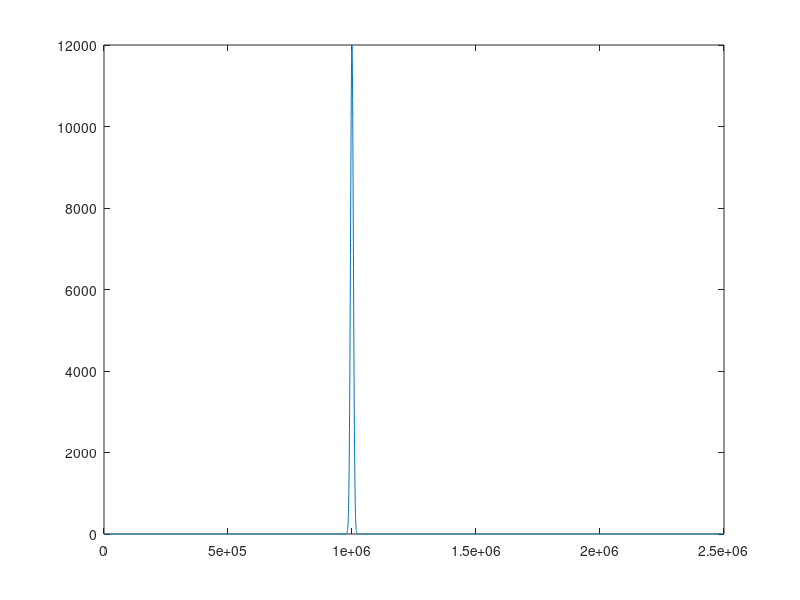

Write the MATLAB code that produced this figure. (Note: this script raises an error after producing the figure.)
deltax = 250;
x=0:deltax:1000e3;
x=0:deltax:2500e3;
f = 1e-4;
ubar = .25;
xc = floor(length(x)/2);
% xc = floor(leng
xc = x(xc);
xc = 499750+5e5;
amp = 12e3;
% amp = 6e3;

width = amp/1.5;
y = amp*exp( - ((x-xc)/width).^2);


% Try Cauchy distribution
% gamma = width;
% y =  (1./(pi*gamma* ( 1+ ( (x-xc)./gamma).^2)));
% y= y./max(y);
% y = amp.*y;

plot(x, y);
xc = 420e3;
% rampwidth=80e3;
rampwidth = 120e3;
facTau = 1/2.*(1+tanh( (x-xc)./rampwidth));
% facTau = 1;
% tau = facTau.*taumag.*ones(size(x));
tau = .1.*facTau.*ones(size(x))/1035;
tau = tau-tau(1);
% tau = .1./1035*ones(size(x));%
% tau(1:2500) = 0;

epsilon = .5;
ubarc = .5;
L = ubarc./(f*epsilon);
deltay = 500;
offsets = -amp/2:deltay:2*amp;
%Gaussian Vel profile
ubart = ubarc.*exp(-(offsets./L).^2/2);
%Linear ubart profile
% hw = 13;
% % ubart = NaN(size(offsets));
% dudnt = ubart;
% ubart(1:hw) = ubarc.*(1+(offsets(1:hw)./offsets(1)).*(ubart(1)-ubarc)./ubarc);
% ubart(hw:end) = ubarc.*(1+((offsets(hw:end)-offsets(hw))./offsets(end)).*(ubart(end)-ubarc)./ubarc);
% dudnt(1:hw) = (1./offsets(1)).*(ubart(1)-ubarc);
% dudnt(hw:end) = (1./offsets(end)).*(ubart(end)-ubarc);
% dudnt(hw) = 0;
%Allocate
u = NaN(length(offsets), length(x));
v = u; l = u; zeta = u; k = u; taus = u; taun = u; positions=u;ux=u; vx=u; 
svec = u; ubarall = u;

for i=1:length(offsets)
    disp([num2str(i),'/', num2str(length(offsets))]);
    off=offsets(i);
    pos = makeOffsetCurve(y, off, x);
    if isfinite(pos); 
    ubar = ubart(i);
    dudn = ubar.*offsets(i)./(L.^2); 
%     dudn = -dudnt(i); % LINEAR PROFILE
    out = SolveFrontEkman(x, pos, ubar, dudn, tau, f);
    
    u(i,:) = out.u;
    ux(i,:) = out.ux;
    v(i,:) = out.v;
    vx(i,:) = out.vy;
    l(i,:) = out.l;
    zeta(i,:) = out.zeta;
    k(i,:) = out.omega./ubar;
    taus(i,:) = out.taus;
    taun(i,:) = out.taun;
    positions(i,:) = pos;
    svec(i,:) = out.tangent;
    ubarall(i,:) = ubar.*ones(size(x));
    end
end

%%
xi = repmat(x, [1, length(offsets)]).';
noff = length(offsets); nx = length(x);
lvec = reshape(l, noff*nx,1);
yi = reshape(positions.', noff*nx,1);
uvec = reshape(ux.', noff*nx, 1);
vvec = reshape(vx.', noff*nx, 1);
uevec = reshape(u.', noff.*nx, 1);
vevec = reshape(v.', noff*nx,1);
svecvec = reshape(svec.', noff*nx, 1);
kvec = reshape(k.', noff*nx,1);
ubarvec = reshape(ubarall.', noff*nx, 1);
zetavec = reshape(zeta.', noff*nx, 1);

[X, Y] = meshgrid(linspace(x(1), x(end), 4000), offsets);
deltax = X(1,2) - X(1,1);
deltay = Y(2,1) - Y(1,1); %% CHECK THIS!!!!

masky = isfinite(yi);
U = griddata(xi(masky), yi(masky), uvec(masky), X, Y);
V = griddata(xi(masky), yi(masky), vvec(masky), X, Y);
SVECX = griddata(xi(masky),yi(masky), svecvec(masky), X, Y);
K = griddata(xi(masky), yi(masky), kvec(masky), X, Y);
UBAR = griddata(xi(masky), yi(masky), ubarvec(masky), X, Y);
ZETABAR = griddata(xi(masky), yi(masky), zetavec(masky), X, Y);
Ue = griddata(xi(masky), yi(masky), uevec(masky), X, Y);
Ve = griddata(xi(masky), yi(masky), vevec(masky), X, Y);

mask = ones(size(Y)); 
ytemp = interp1(x, y, X(1,:));

for i=1:length(ytemp);
    mask(Y(:,i)> ytemp(i)+amp, i) = NaN;
    mask(Y(:,i)< ytemp(i)+offsets(1), i) = NaN;
end
[Ux, Uy] = gradient(U, deltax, deltay);
[Vx, Vy] = gradient(V, deltax, deltay);

Ux = Ux.*mask; Uy = Uy.*mask; Vx=Vx.*mask; Vy=Vy.*mask;
WE = Ux + Vy; ZETABAR  = ZETABAR.*mask;

VortCart = Vx-Uy;


dvds = real(SVECX).*Vx + imag(SVECX).*Vy;
dudn = -imag(SVECX).*Ux + real(SVECX).*Uy;
uk = (real(SVECX).*U + imag(SVECX).*V).*K;
VortNat = dvds - dudn + uk;

%% CALCULATE TERMS IN BUDGET

%Along front advection of Ekman vorticity
[ZetaX, ZetaY] = gradient(VortCart, deltax, deltay);
ADV = UBAR.*( real(SVECX).*ZetaX + imag(SVECX).*ZetaY);
% ADV = ( ZetaY);
STRETCH = -(f+ZETABAR).*WE; % XX-REVISIT SIGN CONVENTION FOR UPWELLING

[ZBarX, ZBarY] = gradient(ZETABAR, deltax, deltay);
GRAD = -Ue.*( real(SVECX).*ZBarX + imag(SVECX).*ZBarY) - Ve.*(-imag(SVECX).*ZBarX + real(SVECX).*ZBarY);

%%
VI = interp2(X, Y, VortCart, x, positions(ind,:));
figure 
plot(x./xfact, VI);
%% CONFIRM VORTICITY
cl = [-1 1].*1e-7;
figure
subplot(2,1,1)
pcolor(X,Y, ADV); shading interp; colorbar;
set(gca, 'clim', cl);
    set(gca, 'xlim', [4.4e5 5.6e5]);
hold on
    plot(x, positions(ind,:))
hold off
subplot(2,1,2)
pcolor(X,Y, VortNat); shading interp; colorbar;
set(gca, 'clim', cl);
    set(gca, 'xlim', [4.4e5 5.6e5]);


%% CONTOURS
cl = [-1 1].*5e-8;

mask = ones(size(Y)); 
for i=1:length(x)
%     mask(Y(:,i)> y(i)+offsets(end)/4, i) = NaN;
%     mask(Y(:,i)< y(i)+offsets(1)/1, i) = NaN;
end
conts = linspace(cl(1), cl(end), 10);
figure
for i=1:5
    switch i
        case 1
            VAR = VortCart.*1e-4;
        case 2
            VAR = ADV;
        case 3
            VAR = STRETCH;
        case 4
            VAR = GRAD;
        case 5
            VAR = ADV-STRETCH-GRAD;
    end
   subplot(5,1,i) 
    [c, h] = contourf(X, Y, VAR.*mask, conts); shading interp
    set(h, 'edgecolor','none')
    colorbar;
    set(gca, 'clim', cl);

    set(gca, 'xlim', [4.8e5 7.8e5]);
%     set(gca, 'ylim', [offsets(1) offsets(end)]);
        hold on
    ind = 11;
    plot(x, positions(ind,:), 'k'); 
%     quiver(x, positions(ind,:), ux(ind,:), vx(ind,:), .25);
    hold off
%     axis equal
end

%%
cl = [-1 1].*1e-7;

mask = ones(size(Y)); 
for i=1:length(x)
    mask(Y(:,i)> y(i)+offsets(end)/2, i) = NaN;
    mask(Y(:,i)< y(i)+offsets(1)/1, i) = NaN;
end
conts = linspace(cl(1), cl(end), 10);

    [c, h] = contourf(X, Y, VortCart.*1e-4, conts); shading interp
    set(h, 'edgecolor','none')
    colorbar;
    set(gca, 'clim', cl);
        hold on
    ind = 9;
    plot(x, positions(ind,:), 'k'); 
    quiver(x, positions(ind,:), ux(ind,:), vx(ind,:));
    hold off
    set(gca, 'xlim', [4.4e5 6e5]);
%     set(gca, 'ylim', [offsets(1) offsets(end)]);

    axis equal


%%
% LINE PLOT VERSION
xnorm = 2*pi*ubarc./(f);
lxpos = .125;
fs = 12;
% xl = [4.24e5 8e5]+5e5;
xl = [4.25e5 8e5]+5e5;

index = find(x>xl(1), 1)-1;
indexe = find(x>xl(2), 1);
xl = [0 6];
% xl = [0 30];
xn = x./xnorm;
xn = xn - xn(index);
gap = [.02 .05]; margh = .1; margw=.1;
figure
subtightplot(3,1,1,gap, margh, margw)
ind = 13; %11 works well.
ADVI = interp2(X, Y, ADV, x, positions(ind,:));
STRETCHI = interp2(X, Y, STRETCH, x, positions(ind,:));
GRADI = interp2(X,Y, GRAD, x, positions(ind,:));

% PLOTS
rp = 6;
plot(xn, positions(ind,:)./xnorm, 'LineWidth', 2);
hold on
set(gca, 'ColorOrderIndex', 1);
q = quiver(xn(1:rp:end), positions(ind,1:rp:end)./xnorm, ux(ind,1:rp:end), vx(ind,1:rp:end));
set(q, 'ShowArrowHead', 'off');
hold off
axis equal
set(gca, 'xlim', xl);
grid on
% title(num2str(Y(ind,1)));
% axis equal
set(gca, 'ylim', [-2 .5]);
set(gca, 'XTickLabel', []);
ylabel('$\hat{y}$', 'Interpreter', 'Latex');
t = text(lxpos, 0.25, 'Ekman Transport');
set(t, 'BackgroundColor', 'w', 'EdgeColor', 'k', 'Interpreter', 'Latex');
vortnorm = ubarc.*f.*20/L;
set(gca, 'FontSize', fs);

% vortnorm = taumag./(f.*L).*ubarc;
subtightplot(3,1,2,gap, margh, margw)
plot(xn, ADVI./vortnorm, 'LineWidth', 2);
hold on
plot(xn, STRETCHI./vortnorm, 'LineWidth', 2);
plot(xn, GRADI./vortnorm, 'LineWidth', 2);
hold off
set(gca, 'xlim', xl);
set(gca, 'YTick', -1.5:0.5:1.5);
grid on
% set(gca,'ylim', [-10 20]);
set(gca, 'ylim', [-1 1.5]);
legend('ADV', 'STRETCH', 'GRAD', 'Location', 'NorthEast');
set(gca, 'XTickLabel', []);
t = text(lxpos, 1.25, 'Vorticity Budget');
set(t, 'BackgroundColor', 'w', 'EdgeColor', 'k', 'Interpreter', 'Latex');
set(gca, 'FontSize', fs);

% ylabel('\hat
vortnorm = vortnorm.*L;
subtightplot(3,1,3,gap, margh, margw)
plot(xn(index:indexe), cumtrapz(x(index:indexe), ADVI(index:indexe))./vortnorm, 'LineWidth', 2);
hold on
plot(xn(index:indexe), cumtrapz(x(index:indexe), STRETCHI(index:indexe))./vortnorm, 'LineWidth', 2);
plot(xn(index:indexe), cumtrapz(x(index:indexe), GRADI(index:indexe)./vortnorm), 'LineWidth', 2);
% plot(xn(index:indexe), cumtrapz(x(index:indexe), ADVI(index:indexe) - ...
%     STRETCHI(index:indexe)-GRADI(index:indexe))./vortnorm, 'LineWidth', 2, 'LineStyle', '--');

hold off
set(gca, 'xlim', xl);
set(gca, 'ylim', [-1.5 1.5]);
set(gca, 'YTick', -1.5:0.5:1.5);

grid on
xlabel('$\hat{x}$', 'Interpreter', 'Latex');
t = text(lxpos, 1.23, 'Integrated Budget');
set(t, 'BackgroundColor', 'w', 'EdgeColor', 'k', 'Interpreter', 'Latex');
set(gca, 'FontSize', fs);
set(gcf,'Color', 'w', 'Position', [650   253   521   706])

% TO EXPORT, FIX LEGEND POSITION THEN
% export_fig('VorticityBudgetNew.eps', '-eps', '-painters', '-q101', '-p01')
%%
figure
subplot(2,1,1);
xc = floor(length(x)/2);
xc = x(xc);
inds =440:575;
xn = x(inds)./nrm; yn = y(inds)/nrm; 
quiver(xn-xn(1), yn, out.ux(inds), out.vy(inds));
hold on; plot(xn-xn(1), yn, 'LineWidth', 2); hold off
width = 2*pi./(f./ubar);
axis equal
set(gca, 'ylim', [-1 1].*1);
set(gca, 'xlim', [0 7.5])
hold on
% quiver(.5, .75, tau(end), 0)
hold off
grid on
xlabel('$x/\lambda_n$', 'Interpreter', 'Latex');
ylabel('$y/\lambda_n$', 'Interpreter', 'Latex');
set(gca, 'FontSize', 20);

subplot(2,1,2)
% plot(xn-xn(1), vort(inds), 'LineWidth', 2);
hold on
plot(xn-xn(1), adv(inds), 'LineWidth', 2);
plot(xn-xn(1), tilting(inds), 'LineWidth', 2);
plot(xn-xn(1), ekadv(inds), 'LineWidth', 2);
plot(xn-xn(1), forcing(inds), 'LineWidth', 2);
legend('Advection','Stretching','Parametric', 'Forcing', 'location', 'NorthWest');
hold off
set(gca, 'xlim', [0 7.5])
grid on
box on
set(gca, 'FontSize', 20);
xlabel('$x/\lambda_n$', 'Interpreter', 'Latex');
ylabel('\int \zeta dz (m/s)');
set(gcf, 'Color', 'w', 'Position', [   675   374   805   601]);

%%
fs=14;
figure
subplot(3,1,1);
xc = floor(length(x)/2);
xc = x(xc);
inds =440:575;
xn = x(inds)./nrm; yn = y(inds)/nrm; 
quiver(xn-xn(1), yn, out.ux(inds), out.vy(inds));
hold on; plot(xn-xn(1), yn, 'LineWidth', 2); hold off
width = 2*pi./(f./ubar);
axis equal
set(gca, 'ylim', [-1 1].*1);
set(gca, 'xlim', [0 7.5])
% set(gca, 'xlim', [xc-4*width xc+4*width]);
% set(gca, 'ylim', [-2.5*amp 2.5*amp])
% cb = colorbar;
% set(cb, 'visible', 'off')
% axis equal
hold on
% quiver(.5, .75, tau(end), 0)
hold off
grid on
xlabel('$x/\lambda_n$', 'Interpreter', 'Latex');
ylabel('$y/\lambda_n$', 'Interpreter', 'Latex');
set(gca, 'FontSize', fs);
title('Ekman Transport');

subplot(3,1,2)
% plot(xn-xn(1), vort(inds), 'LineWidth', 2);
hold on
plot(xn-xn(1), adv(inds), 'LineWidth', 2);
plot(xn-xn(1), tilting(inds), 'LineWidth', 2);
plot(xn-xn(1), ekadv(inds), 'LineWidth', 2);
plot(xn-xn(1), forcing(inds), 'LineWidth', 2);
legend('Advection','Stretching','Parametric', 'Forcing', 'location', 'NorthWest');
hold off
set(gca, 'xlim', [0 7.5])
grid on
box on
set(gca, 'FontSize', fs);
xlabel('$x/\lambda_n$', 'Interpreter', 'Latex');
title('Vorticity Budget Terms');
ylabel('m/s^2');

subplot(3,1,3)
plot(xn-xn(1), cumtrapz(out.l(inds),adv(inds)./ubar), 'LineWidth', 2);
hold on
plot(xn-xn(1), cumtrapz(out.l(inds),tilting(inds)./ubar), 'LineWidth', 2);
plot(xn-xn(1), cumtrapz(out.l(inds),ekadv(inds)./ubar), 'LineWidth', 2);
plot(xn-xn(1), cumtrapz(out.l(inds),forcing(inds)./ubar), 'LineWidth', 2);
hold off
set(gca, 'xlim', [0 7.5])
grid on
box on
set(gca, 'FontSize', fs);
xlabel('$x/\lambda_n$', 'Interpreter', 'Latex');
title('Cumulative Vorticity Budget');
ylabel('m^2/s^2')
set(gcf, 'Color', 'w', 'Position', [  269   287   623   685]);